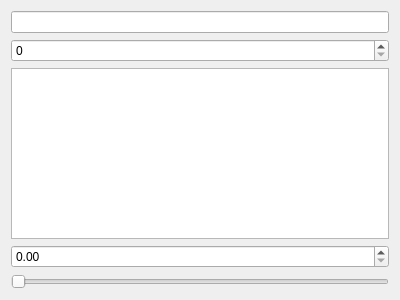
<?xml version="1.0" encoding="UTF-8"?>
<ui version="4.0">
 <class>ComponentA</class>
 <widget class="QWidget" name="ComponentA">
  <property name="geometry">
   <rect>
    <x>0</x>
    <y>0</y>
    <width>400</width>
    <height>300</height>
   </rect>
  </property>
  <property name="windowTitle">
   <string>Form</string>
  </property>
  <layout class="QVBoxLayout" name="verticalLayout">
   <item>
    <widget class="QLineEdit" name="lineEdit"/>
   </item>
   <item>
    <widget class="QSpinBox" name="spinBox"/>
   </item>
   <item>
    <widget class="QTextEdit" name="textEdit"/>
   </item>
   <item>
    <widget class="QDoubleSpinBox" name="doubleSpinBox"/>
   </item>
   <item>
    <widget class="QSlider" name="horizontalSlider">
     <property name="orientation">
      <enum>Qt::Orientation::Horizontal</enum>
     </property>
    </widget>
   </item>
  </layout>
 </widget>
 <resources/>
 <connections/>
</ui>
